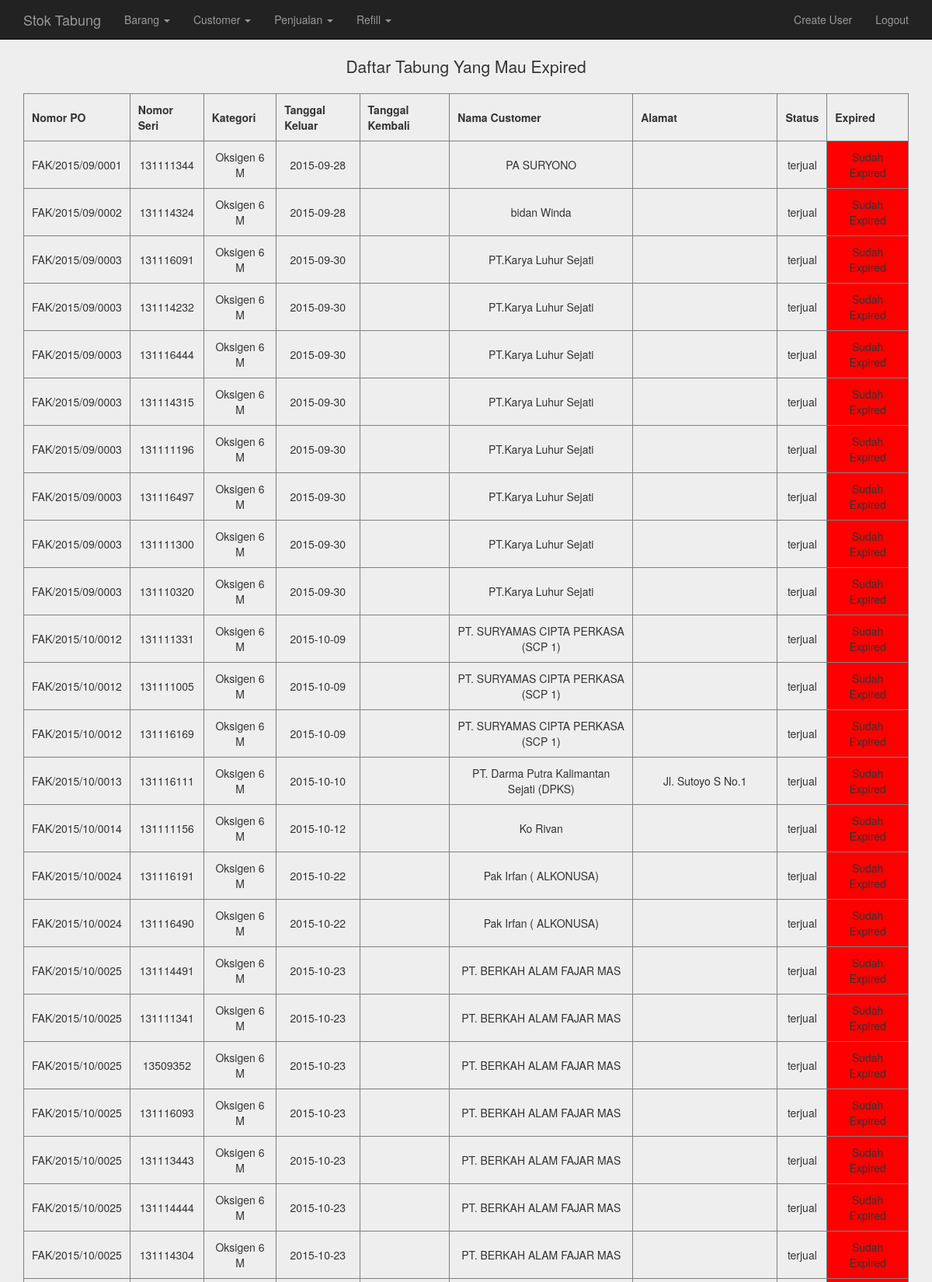
Page / (signed in, upper part) on the committed database.
### tables this page shows
CREATE TABLE `transaksi` (
  `no_transaksi` int(200) NOT NULL,
  `no_po` varchar(100) NOT NULL,
  `no_seri` varchar(50) NOT NULL,
  `kategori` varchar(50) DEFAULT NULL,
  `harga_jual` int(225) NOT NULL,
  `tgl_keluar` date NOT NULL,
  `tgl_kembali` date DEFAULT NULL,
  `nama_cust` varchar(100) NOT NULL,
  `alamat` varchar(225) NOT NULL,
  `status` varchar(100) NOT NULL
);

### db/pdo.php (called while the page is built, shortened)
<?php
function testdb_connect() {
$dbh = new PDO("mysql:host=localhost;dbname=stoktabung", "root", "");
     return ($dbh);
}
function getMasaAktifTabung() {
	$db = testdb_connect();
	$stmt = $db->query("SELECT * FROM one_click_setting WHERE setting_name='masa aktif tabung'");
	$fetch_array = $stmt->fetchAll(PDO::FETCH_ASSOC);
	return($fetch_array);
}
function getTransaksiTerjual() {
	$db = testdb_connect();
	$stmt = $db->query("SELECT * FROM transaksi WHERE status = 'terjual' ORDER BY no_transaksi ASC");
	$fetch_array = $stmt->fetchAll(PDO::FETCH_ASSOC);
	return($fetch_array);
}

### index.php (the view)
<?php
	include "header.php";
@$transaksis= getTransaksiTerjual();
?>
<div class="container">
  <div class="text-center">
    <div id="tabung-expired">
    <p class="lead">Daftar Tabung Yang Mau Expired</p>
	<table border="1" cellpadding="10" cellspacing="0">
	  <tr>
	    <th>Nomor PO</th>
	    <th>Nomor Seri</th>
		<th>Kategori</th>
	    <th>Tanggal Keluar</th>
	    <th>Tanggal Kembali</th>
	    <th>Nama Customer</th>
	    <th>Alamat</th>
	    <th>Status</th>
	    <th>Expired</th>
	  </tr>
	 <?php
	 $values = getMasaAktifTabung();
	 $day = $values[0]['value'] - 1;
	 $yellow = $day - ($day/3);
	foreach($transaksis as $row)
	{
		$now=time();
		$selling_date = strtotime($row['tgl_keluar']);
		$datediff = $now - $selling_date;
		$days = floor($datediff/(60*60*24));
		if($days>=$yellow && $days<$day && $row['status']=='terjual'){
			echo "<tr>";
			echo "<td>".$row['no_po']."</td>";
			echo "<td>".$row['no_seri']."</td>";
			echo "<td>".$row['kategori']."</td>";
			echo "<td>".$row['tgl_keluar']."</td>";
			echo "<td>".$row['tgl_kembali']."</td>";
			echo "<td>".$row['nama_cust']."</td>";
			echo "<td>".$row['alamat']."</td>";
			echo "<td>".$row['status']."</td>";
			echo "<td style='background:yellow'>Hampir Expired</td>";
		} elseif ($days>=$day-1 && $row['status']=='terjual'){
			echo "<tr>";
			echo "<td>".$row['no_po']."</td>";
			echo "<td>".$row['no_seri']."</td>";
			echo "<td>".$row['kategori']."</td>";
			echo "<td>".$row['tgl_keluar']."</td>";
			echo "<td>".$row['tgl_kembali']."</td>";
			echo "<td>".$row['nama_cust']."</td>";
			echo "<td>".$row['alamat']."</td>";
			echo "<td>".$row['status']."</td>";
			echo "<td style='background:red'>Sudah Expired</td>";
		} else {
		}
		echo "</tr>";
	}
	?>
	</table>
    </div>
  </div>
</div>
<?php
	include "footer.php";
?>

### css/styles.css (style rules this page uses)
body { background: #eee; }
table { margin: auto; }
.text-center { margin-bottom: 100px; }

### rows in the picture
transaksi: no_po "FAK/2015/09/0001", no_seri "131111344", kategori "Oksigen 6 M", tgl_keluar "2015-09-28", nama_cust "PA SURYONO", status "terjual"
transaksi: no_po "FAK/2015/09/0002", no_seri "131114324", kategori "Oksigen 6 M", tgl_keluar "2015-09-28", nama_cust "bidan Winda", status "terjual"
transaksi: no_po "FAK/2015/09/0003", no_seri "131116091", kategori "Oksigen 6 M", tgl_keluar "2015-09-30", nama_cust "PT.Karya Luhur Sejati", status "terjual"
transaksi: no_po "FAK/2015/09/0003", no_seri "131114232", kategori "Oksigen 6 M", tgl_keluar "2015-09-30", nama_cust "PT.Karya Luhur Sejati", status "terjual"
transaksi: no_po "FAK/2015/09/0003", no_seri "131116444", kategori "Oksigen 6 M", tgl_keluar "2015-09-30", nama_cust "PT.Karya Luhur Sejati", status "terjual"
transaksi: no_po "FAK/2015/09/0003", no_seri "131114315", kategori "Oksigen 6 M", tgl_keluar "2015-09-30", nama_cust "PT.Karya Luhur Sejati", status "terjual"
transaksi: no_po "FAK/2015/09/0003", no_seri "131111196", kategori "Oksigen 6 M", tgl_keluar "2015-09-30", nama_cust "PT.Karya Luhur Sejati", status "terjual"
transaksi: no_po "FAK/2015/09/0003", no_seri "131116497", kategori "Oksigen 6 M", tgl_keluar "2015-09-30", nama_cust "PT.Karya Luhur Sejati", status "terjual"
transaksi: no_po "FAK/2015/09/0003", no_seri "131111300", kategori "Oksigen 6 M", tgl_keluar "2015-09-30", nama_cust "PT.Karya Luhur Sejati", status "terjual"
transaksi: no_po "FAK/2015/09/0003", no_seri "131110320", kategori "Oksigen 6 M", tgl_keluar "2015-09-30", nama_cust "PT.Karya Luhur Sejati", status "terjual"
transaksi: no_po "FAK/2015/10/0012", no_seri "131111331", kategori "Oksigen 6 M", tgl_keluar "2015-10-09", nama_cust "PT. SURYAMAS CIPTA PERKASA (SCP 1)", status "terjual"
transaksi: no_po "FAK/2015/10/0012", no_seri "131111005", kategori "Oksigen 6 M", tgl_keluar "2015-10-09", nama_cust "PT. SURYAMAS CIPTA PERKASA (SCP 1)", status "terjual"
transaksi: no_po "FAK/2015/10/0012", no_seri "131116169", kategori "Oksigen 6 M", tgl_keluar "2015-10-09", nama_cust "PT. SURYAMAS CIPTA PERKASA (SCP 1)", status "terjual"
transaksi: no_po "FAK/2015/10/0013", no_seri "131116111", kategori "Oksigen 6 M", tgl_keluar "2015-10-10", nama_cust "PT. Darma Putra Kalimantan Sejati (DPKS)", alamat "Jl. Sutoyo S No.1", status "terjual"
transaksi: no_po "FAK/2015/10/0014", no_seri "131111156", kategori "Oksigen 6 M", tgl_keluar "2015-10-12", nama_cust "Ko Rivan", status "terjual"
transaksi: no_po "FAK/2015/10/0024", no_seri "131116191", kategori "Oksigen 6 M", tgl_keluar "2015-10-22", nama_cust "Pak Irfan ( ALKONUSA)", status "terjual"
transaksi: no_po "FAK/2015/10/0024", no_seri "131116490", kategori "Oksigen 6 M", tgl_keluar "2015-10-22", nama_cust "Pak Irfan ( ALKONUSA)", status "terjual"
transaksi: no_po "FAK/2015/10/0025", no_seri "131114491", kategori "Oksigen 6 M", tgl_keluar "2015-10-23", nama_cust "PT. BERKAH ALAM FAJAR MAS", status "terjual"
transaksi: no_po "FAK/2015/10/0025", no_seri "131111341", kategori "Oksigen 6 M", tgl_keluar "2015-10-23", nama_cust "PT. BERKAH ALAM FAJAR MAS", status "terjual"
transaksi: no_po "FAK/2015/10/0025", no_seri "13509352", kategori "Oksigen 6 M", tgl_keluar "2015-10-23", nama_cust "PT. BERKAH ALAM FAJAR MAS", status "terjual"
transaksi: no_po "FAK/2015/10/0025", no_seri "131116093", kategori "Oksigen 6 M", tgl_keluar "2015-10-23", nama_cust "PT. BERKAH ALAM FAJAR MAS", status "terjual"
transaksi: no_po "FAK/2015/10/0025", no_seri "131113443", kategori "Oksigen 6 M", tgl_keluar "2015-10-23", nama_cust "PT. BERKAH ALAM FAJAR MAS", status "terjual"
transaksi: no_po "FAK/2015/10/0025", no_seri "131114444", kategori "Oksigen 6 M", tgl_keluar "2015-10-23", nama_cust "PT. BERKAH ALAM FAJAR MAS", status "terjual"
transaksi: no_po "FAK/2015/10/0025", no_seri "131114304", kategori "Oksigen 6 M", tgl_keluar "2015-10-23", nama_cust "PT. BERKAH ALAM FAJAR MAS", status "terjual"
